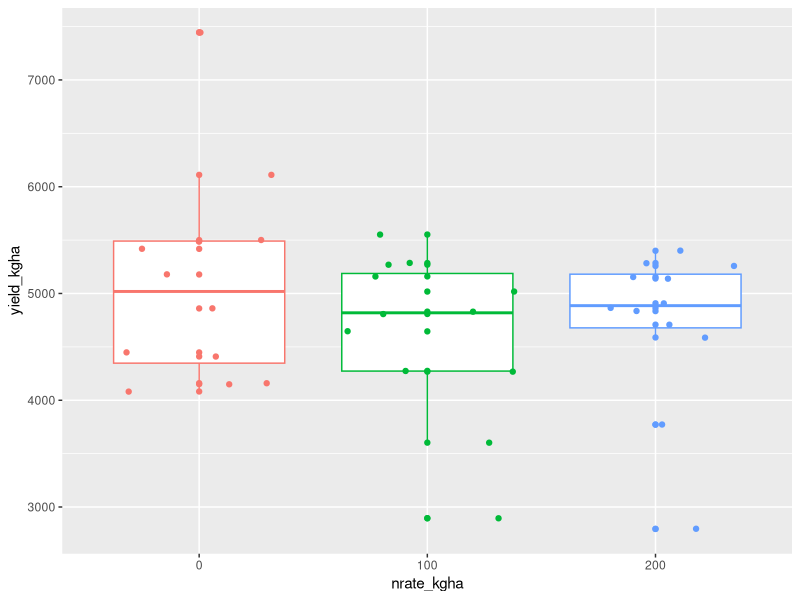
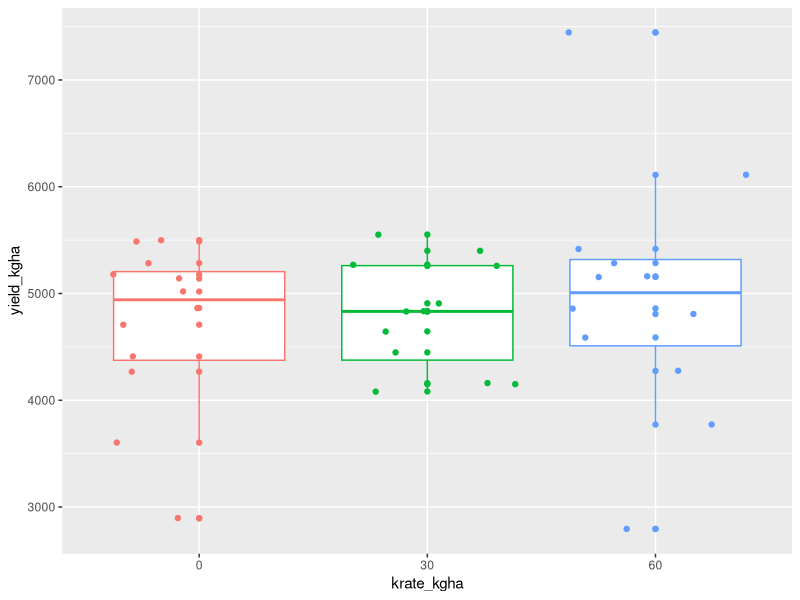
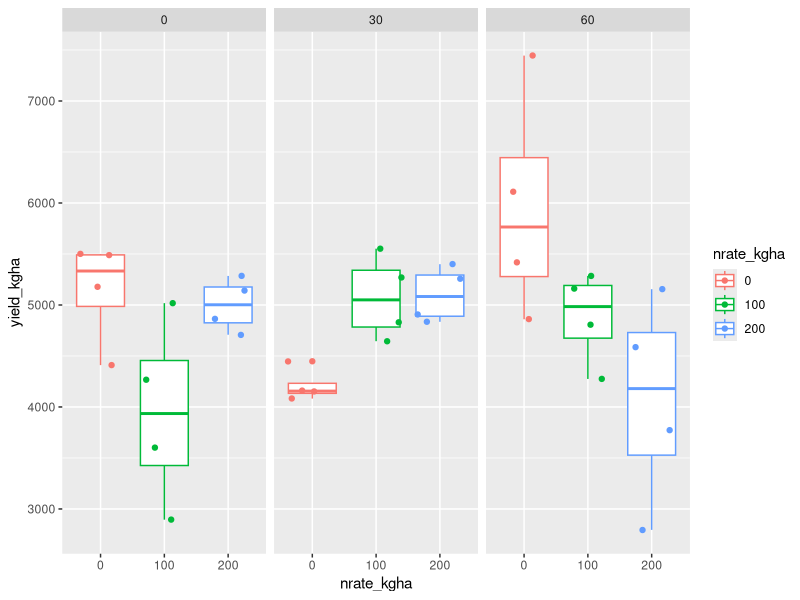
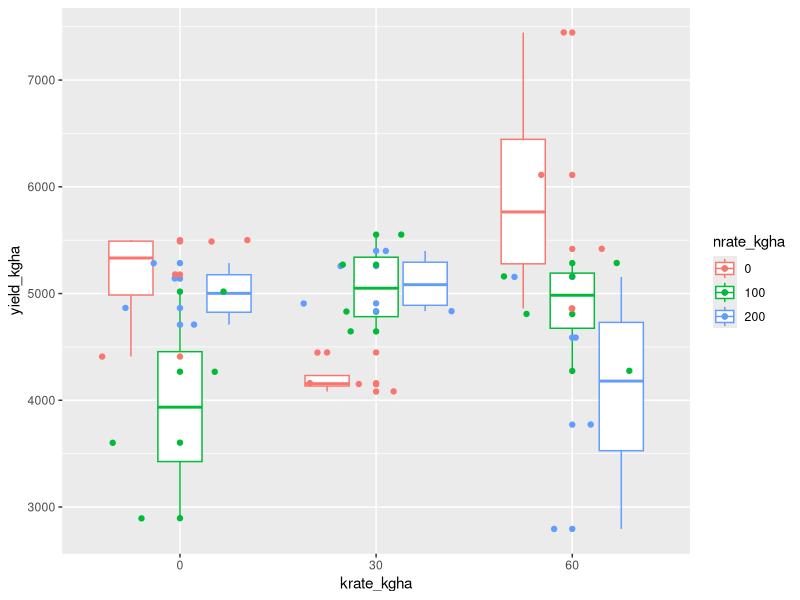
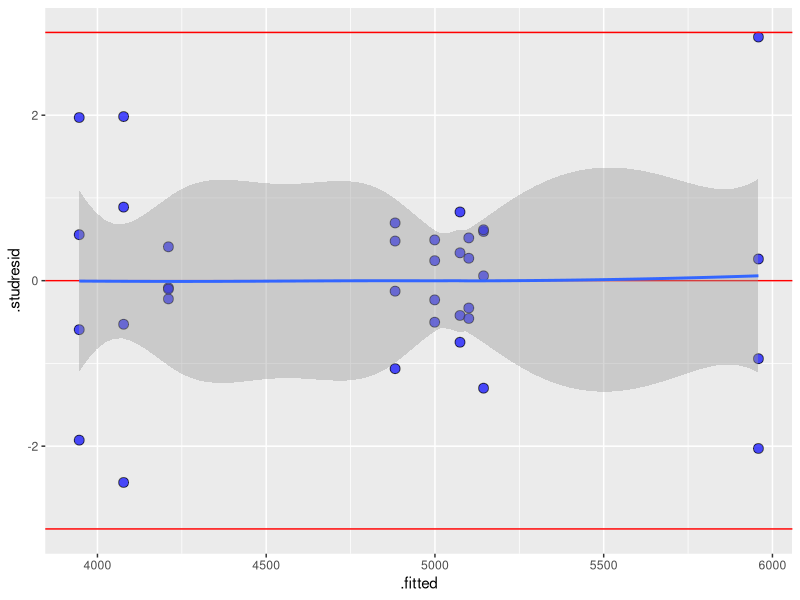
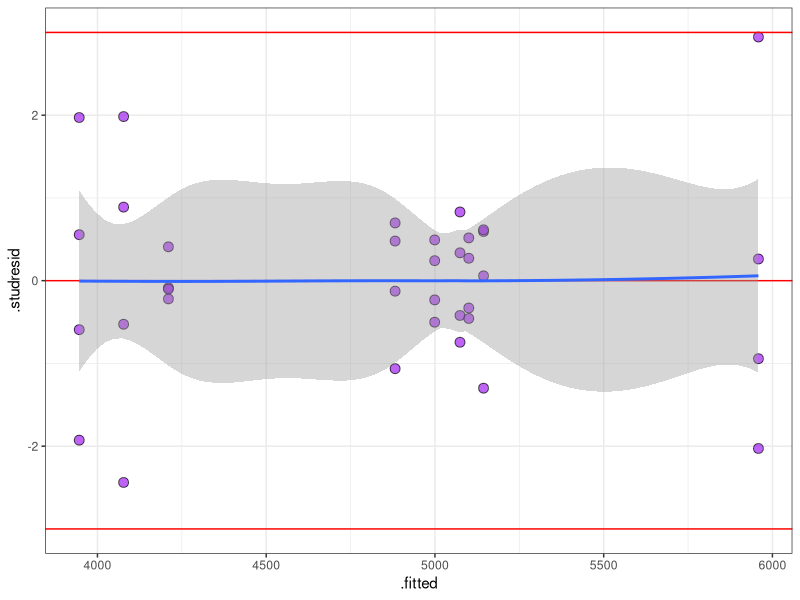
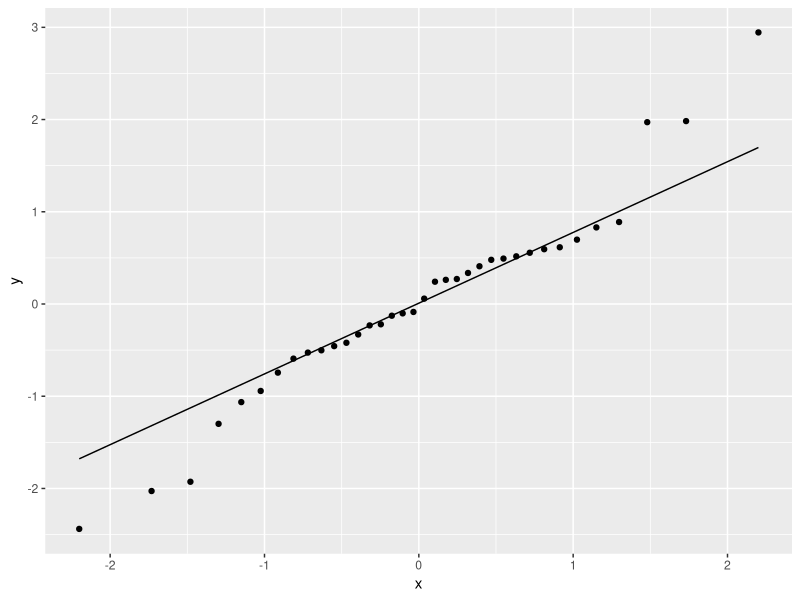
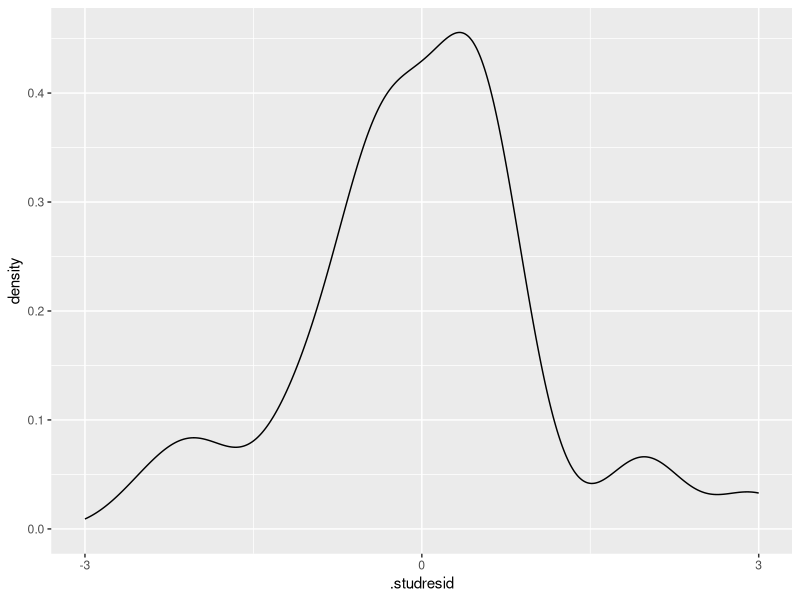

Generate these figures, in order, with R:
## ---- chunk 1
#install.packages("broom")

# Loading packages
library(tidyverse) # for data wrangling and plotting
library(car) # for Anova function
library(broom) # for model residuals extraction
library(emmeans) # for model mean extraction
library(multcomp) # for pairwise comparison letter display
## ---- chunk 2
crd_df <- read_csv("../data/wheat_nk_balkh.csv")

crd_df
## ---- chunk 3
summary(crd_df) # Check the range of data
## ---- chunk 4
glimpse(crd_df)  # Check the types of data
## ---- chunk 5
# R treats data as numerical by default
# Change rep and trt as categorical
# If not, the model will produce linear regression instead of showing the means of each trt
crd_dfw <- crd_df %>%
  mutate(rep = factor(rep),
         nrate_kgha = factor(nrate_kgha),
         krate_kgha = factor(krate_kgha)
         ) %>%
  mutate(trtname = paste0(nrate_kgha, "+", krate_kgha))

crd_dfw
## ---- chunk 6
summary(crd_dfw)  # There is no statistical result about rep and trt since those are categorical now
## ---- chunk 7
# EDA (exploratory data analysis) plot. Visually exploring and summarizing the main characteristics.
# Simply checking your data before fitting models
ggplot(crd_dfw, aes(x = nrate_kgha,
                    y = yield_kgha,
                    color = nrate_kgha
                    )) +
  geom_boxplot() +
  geom_point() +  # show all the data point
  geom_jitter() +  # showing all the data but distributing horizontally when dots are too crowded
  theme(legend.position = "none")  # remove legend

## ---- chunk 8
ggplot(crd_dfw, aes(x = krate_kgha,
                    y = yield_kgha,
                    color = krate_kgha
                    )) +
  geom_boxplot() +
  geom_point() +  
  geom_jitter() +  
  theme(legend.position = "none") 
## ---- chunk 9
# Check interaction effect by including both N and K in the plot
ggplot(crd_dfw, aes(x = nrate_kgha,
                    y = yield_kgha,
                    color = nrate_kgha
                    )) +
  geom_boxplot() + 
  geom_jitter() + 
  facet_grid(.~krate_kgha)


# Another way to express the interaction effect
ggplot(crd_dfw, aes(x = krate_kgha,
                    y = yield_kgha,
                    color = nrate_kgha
                    )) +
  geom_boxplot() +
  geom_point() +  
  geom_jitter()
## ---- chunk 10
# Changing to sum-to-zero contrast
options(contrasts = c("contr.sum", "contr.poly"))

# Model fitting
crd_mod <- lm(yield_kgha ~ nrate_kgha + krate_kgha + nrate_kgha:krate_kgha,
              data = crd_dfw
              )

crd_mod <- lm(yield_kgha ~ nrate_kgha*krate_kgha,   # Shorter script but same function as above
              data = crd_dfw
              )

# Summary
summary(crd_mod)   # We don't need it actually
## ---- chunk 11
Anova(crd_mod, type = 3)

## ---- chunk 12
crd_resid <- augment(crd_mod) %>%
  mutate(.studresid = rstudent(crd_mod))

crd_resid
## ---- chunk 13
ggplot(crd_resid, aes(x = .fitted,
                      y = .studresid)) +
  geom_point(shape = 21,     # type of dots (e.g., 21 means a circle with a border)
             fill = "blue",  # fill color of dots
             size = 3,       # size of dots
             alpha = .7      # transparency of dots
             ) +
  geom_hline(yintercept = c(-3, 0, 3), color = "red") +   # Show a line -3 ~ 3 to check outlier
  geom_smooth()  # The blue line in the middle should be aligned to zero. No quadratic pattern

## ---- chunk 14
ggplot(crd_resid, aes(x=.fitted, y=.studresid))+
  geom_hline(yintercept = 0, color="red")+
  geom_point(shape = 21,
             fill = "purple", 
             size = 3,
             alpha = .7)+
  geom_smooth()+  # The shaded gray area should not increase as fitted value increases (fan shape) even though the blue line is aligned to zero
  geom_hline(yintercept = c(-3,3), color = "red")+
  theme_bw() # Make academic/professional style of plot. White background and gray gridlines

## ---- chunk 15
ggplot(crd_resid, aes(sample = .studresid)) +
  stat_qq() +
  stat_qq_line()

## ---- chunk 16
ggplot(crd_resid, aes(x=.studresid)) +  # Y axis data is the "frequency (density)" of x data
  geom_density() +
  scale_x_continuous(breaks = c(-3,0,3), limits = c(-3,3))

# It is a little bit skewed to right and has heavy tail on both sides, but it is acceptable
## ---- chunk 17
ggplot(crd_resid, aes(x=.fitted, y=.studresid))+
  geom_hline(yintercept = 0, color="red")+
  geom_point(shape = 21,
             fill = "purple", 
             size = 3,
             alpha = .7)+
  geom_smooth()+
  geom_hline(yintercept = c(-3,3), color = "red")+
  theme_bw()

## ---- chunk 18
crd_means_all <- emmeans(crd_mod, ~ nrate_kgha:krate_kgha)

crd_means_all
## ---- chunk 19
crd_means_nk <- emmeans(crd_mod, ~nrate_kgha|krate_kgha) # EMMs should be same as above (all)

crd_means_nk
## ---- chunk 20
crd_means_kn <- emmeans(crd_mod, ~krate_kgha|nrate_kgha)

crd_means_kn
## ---- chunk 21
crd_cld_all <- cld(crd_means_all,
                   reversed = T,         # Alphabetical order from high to low values
                   Letters = letters,    # We can change to number instead of alphabet
                   adjust = "none")    

# Tukey is default adjustment in R which is relatively more strict than no adjustment ("none")

crd_cld_all
## ---- chunk 22
crd_cld_nk <- cld(crd_means_nk, 
                   reversed=T, 
                   adjust="none",
               Letters=letters)

crd_cld_nk
## ---- chunk 23
crd_cld_kn <- cld(crd_means_kn, 
                   reversed=T, 
                   adjust="none",
               Letters=letters) 

crd_cld_kn
## ---- chunk 24
crd_cld_selected <- crd_cld_all %>%
  as.data.frame() %>%
  mutate(letter = trimws(.group)) %>% # trimws: remove white space from the beginning and end
  mutate(trtname = paste0(nrate_kgha, "+", krate_kgha))

crd_cld_selected
## ---- chunk 25
ggplot() +
  # Raw data and boxplots
  geom_boxplot(data = crd_dfw,
               aes(x = trtname, y = yield_kgha)) +

  # Adding letters
  geom_label(data = crd_cld_selected,
             aes(x = trtname,
                 y = emmean,
                 label = letter
                 ))

# If you are showing all 9 trt together in a plot, letters should also be the one from all combination comparison
# If you want to show comparison within either N or K (comparing 3, not 9), you should use facet function to separate plot into 3 parts.
